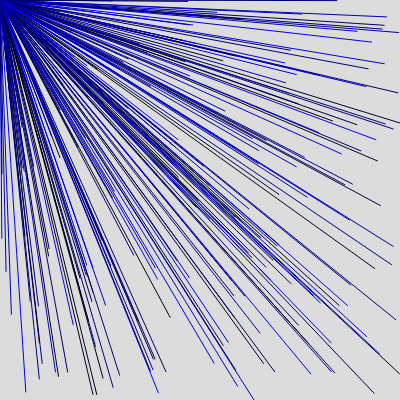
Frame 1 (no input)
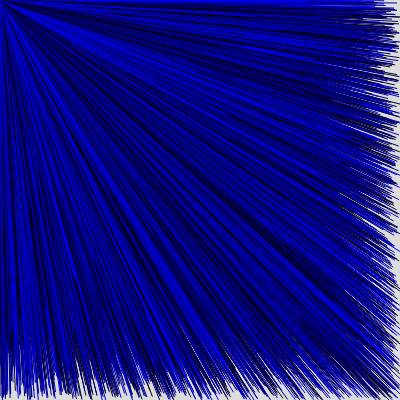
Frame 60 (no input)
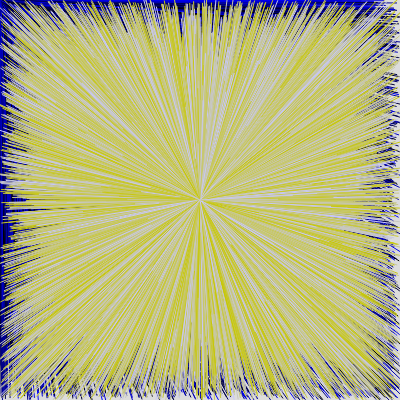
Frame 120 (the mouse pressed at the canvas centre since frame 60)

The p5.js sketch that drew these frames (run headless with seeded random() and noise() and a simulated clock; from frame 60 on, the mouse is pressed at the canvas centre):

// p5.js sketch
// ── sketch.js
function setup() {
  createCanvas(400, 400);
  background(220);
}


function draw() {
  
  noStroke();  
  for(var i = 0; i < 200 ; i = i + 1){
    x1 = mouseX
    y1 = mouseY
    x2 = random(0,height)
    y2 = random(0,height)
    
    stroke(x1,y1,random(0,255),);
    line(x1,y1,x2,y2)
  }
}
